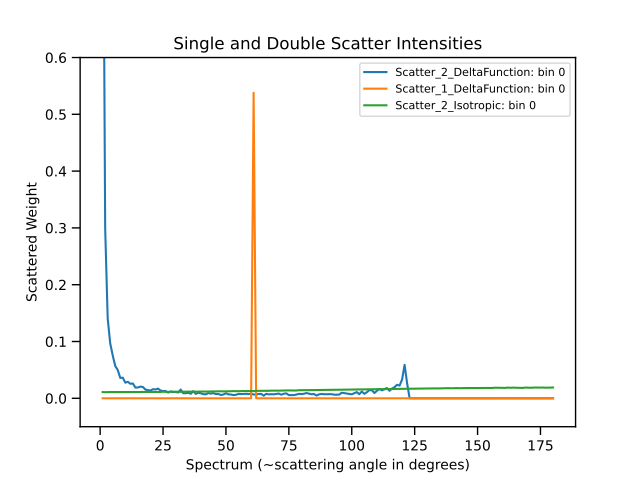

This chart was generated by the following Python code:
# import mantid algorithms, numpy and matplotlib
from mantid import mtd
from mantid.simpleapi import *
import matplotlib.pyplot as plt
import numpy as np

# S(Q) consisting of single spike at q=1
# Spike height gives same normalisation as isotropic (integral of Q.S(Q) the same)
X=[0.99,1.0,1.01]
Y=[0.,100,0.]
Sofq=CreateWorkspace(DataX=X,DataY=Y,UnitX="MomentumTransfer")

# Isotropic S(Q)
X=[1.0]
Y=[1.0]
Sofq_isotropic=CreateWorkspace(DataX=X,DataY=Y,UnitX="MomentumTransfer")

two_thetas=[]
for i in range(180):
    two_thetas.append(i)

# workspace with single bin centred at k=1 Angstrom-1
ws = CreateSampleWorkspace(WorkspaceType="Histogram",
                           XUnit="Momentum",
                           Xmin=0.5,
                           Xmax=1.5,
                           BinWidth=1.0,
                           NumBanks=len(two_thetas)//4,
                           BankPixelWidth=2,
                           InstrumentName="testinst")

ids = list(range(1,len(two_thetas)+1))
EditInstrumentGeometry(ws,
    PrimaryFlightPath=14.0,
    SpectrumIDs=ids,
    L2=[2.0] * len(two_thetas),
    Polar=two_thetas,
    Azimuthal=[90.0] * len(two_thetas),
    DetectorIDs=ids,
    InstrumentName="testinst")

sphere_xml = " \
<sphere id='some-sphere'> \
    <centre x='0.0'  y='0.0' z='0.0' /> \
    <radius val='0.01' /> \
</sphere> \
<algebra val='some-sphere' /> \
"
SetSample(InputWorkspace=ws,
          Geometry={'Shape': 'CSG', 'Value': sphere_xml},
          Material={'NumberDensity': 0.02, 'AttenuationXSection': 0.0,
                    'CoherentXSection': 0.0, 'IncoherentXSection': 0.0, 'ScatteringXSection': 80.0})

results_group = DiscusMultipleScatteringCorrection(InputWorkspace=ws, StructureFactorWorkspace=Sofq,
                                                   OutputWorkspace="MuscatResults", NeutronPathsSingle=1000,
                                                   NeutronPathsMultiple=10000, ImportanceSampling=True)
# Can't index into workspace group by name (yet) so just get the members from the ADS instead
Scatter_1_DeltaFunction = CloneWorkspace('MuscatResults_Scatter_1')
Scatter_2_DeltaFunction = CloneWorkspace('MuscatResults_Scatter_2')
DeleteWorkspace('MuscatResults')

DiscusMultipleScatteringCorrection(InputWorkspace=ws, StructureFactorWorkspace=Sofq_isotropic,
                                   OutputWorkspace="MuscatResultsIsotropic", NeutronPathsSingle=1000,
                                   NeutronPathsMultiple=10000, ImportanceSampling=True)
Scatter_2_Isotropic = CloneWorkspace('MuscatResultsIsotropic_Scatter_2')


# q=2ksin(theta), so q spike corresonds to single scatter spike at ~60 degrees, double scatter spikes at 0 and 120 degrees
msplot = plotBin('Scatter_2_DeltaFunction',0)
msplot = plotBin('Scatter_1_DeltaFunction',0, window=msplot)
msplot = plotBin('Scatter_2_Isotropic',0, window=msplot)
axes = plt.gca()
axes.set_xlabel('Spectrum (~scattering angle in degrees)')
axes.set_ylim(-0.05,0.6)
plt.title("Single and Double Scatter Intensities")
mtd.clear()
